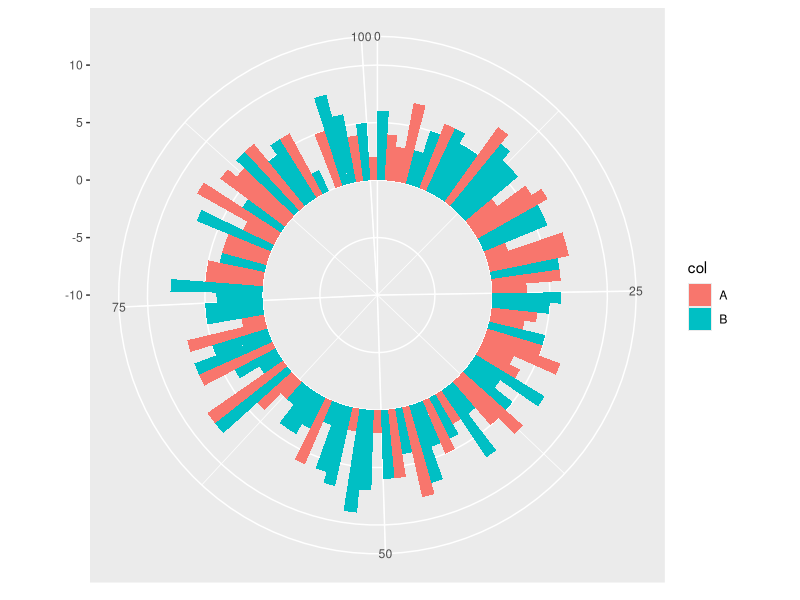
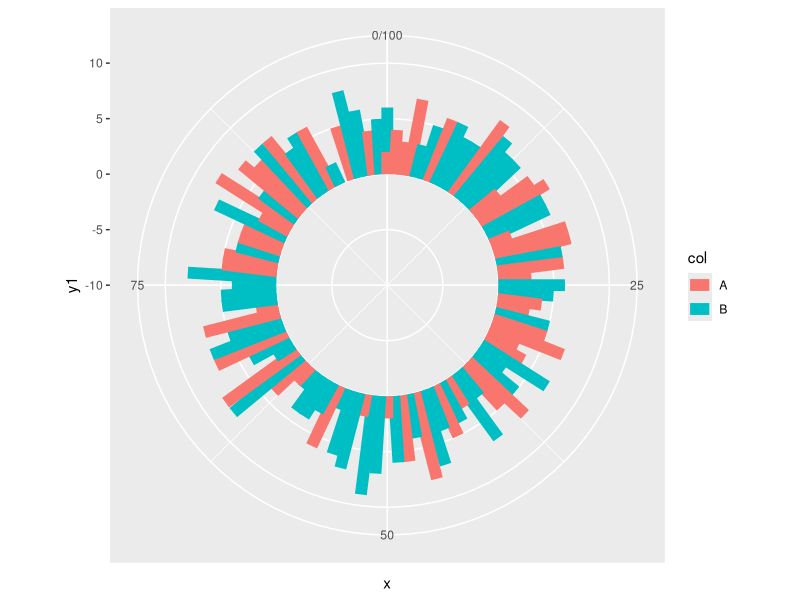
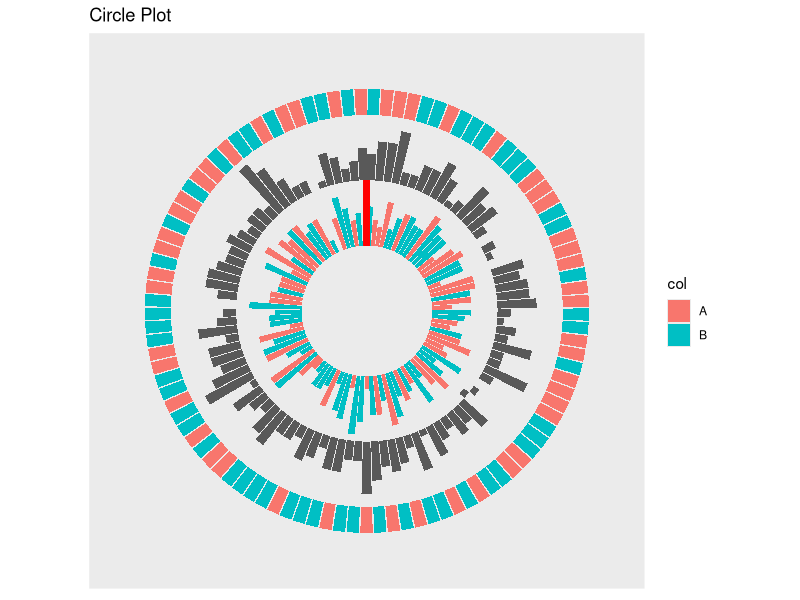

These figures' R source, in order:
# The objective of this script is to create a "circle plot": circular arrangement of barplots
# (on multiple layers) with individual hight and color using ggplo
library(ggplot2)


# create some data
x     <- 0:100
y1    <- rep(0, lenght.out=length(x))
y2    <- rpois(n=length(x), lambda = 5)
y3    <-  rpois(n=length(x), lambda = 5)
col   <- ifelse(runif(length(x), 0, 1) < 0.5, "A", "B")  # some individual coloring
df <- data.frame(x, y1, y2, y3, col)  # combine to dataframe
rm(x, y1, y2, y3, col)


# simple plot
# bars get wider at the top when using geom_rect and polar coordinates
ggplot(df) +
  geom_rect(aes(xmin=x, xmax=x+1,ymin=y1, ymax=y2, fill=col)) +
  coord_polar() + ylim(c(-10,10))

# when using geom_segment bars keep their width over the full length
ggplot(df, aes(x=x, xend=x, y=y1, yend=y2, col=col)) +
  geom_segment(lwd=4) +
  coord_polar() + ylim(c(-10,10))

# multiple circles can be constructed 
# use xmin=x+0.05, xmax=x+0.95 instead of xmin=x, xmax=x+1 to create a small gap between the bars
ggplot(df) +
  geom_rect(aes(xmin=x+0.05, xmax=x+0.95,ymin=y1, ymax=y2, fill=col)) +
  geom_rect(aes(xmin=x+0.05, xmax=x+0.95,ymin=max(df$y2) + 1, ymax=max(df$y2) + y3)) +
  geom_rect(aes(xmin=x+0.05, xmax=x+0.95,ymin=max(df$y2) + max(df$y3) + 1, ymax=max(df$y2) + max(df$y3) + 5, fill=col)) +
  coord_polar() +
  ylim(c(-10,NA)) +  # (0, NA) notation fixes lower limit of axis 
  xlim(0,NA) +       # to 0 and leaves upper limit open
  geom_segment(x=0, xend=0, y=0, yend=10, col="red", lwd=2) +
  theme(panel.grid.major = element_blank(), panel.grid.minor = element_blank(),
        axis.text = element_blank(), axis.ticks = element_blank()) + 
  ggtitle("Circle Plot")